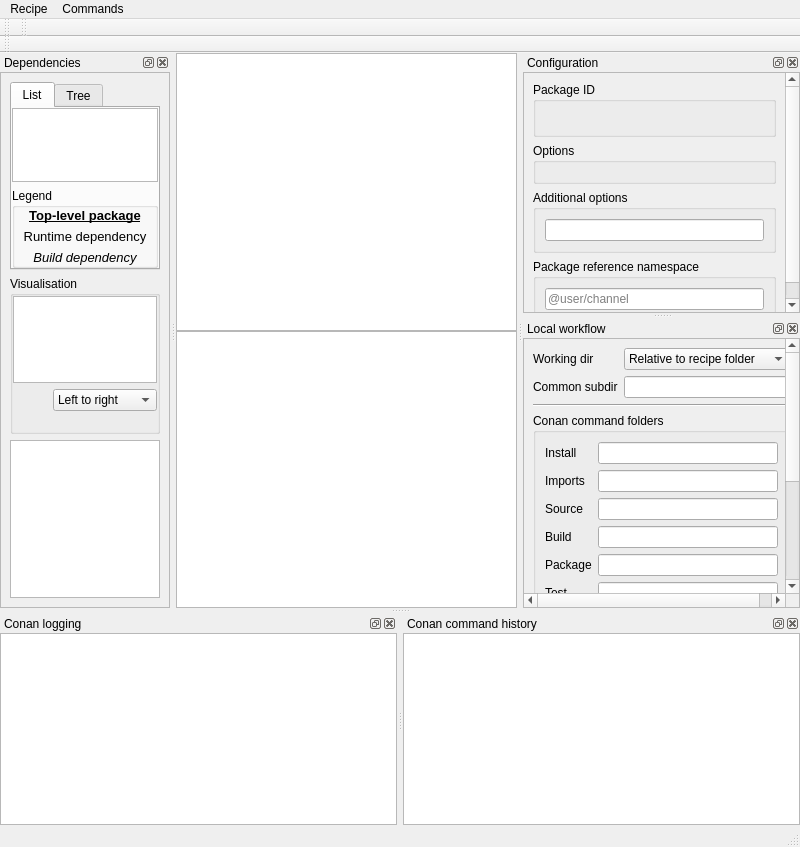
<?xml version="1.0" encoding="UTF-8"?>
<ui version="4.0">
 <class>RecipeWindow</class>
 <widget class="QMainWindow" name="RecipeWindow">
  <property name="geometry">
   <rect>
    <x>0</x>
    <y>0</y>
    <width>800</width>
    <height>847</height>
   </rect>
  </property>
  <property name="windowTitle">
   <string>A recipe window</string>
  </property>
  <widget class="QWidget" name="centralwidget">
   <layout class="QVBoxLayout" name="verticalLayout_2">
    <property name="leftMargin">
     <number>0</number>
    </property>
    <property name="topMargin">
     <number>0</number>
    </property>
    <property name="rightMargin">
     <number>0</number>
    </property>
    <property name="bottomMargin">
     <number>0</number>
    </property>
    <item>
     <layout class="QVBoxLayout" name="verticalLayout">
      <item>
       <widget class="QTabWidget" name="pane_tabs">
        <property name="usesScrollButtons">
         <bool>true</bool>
        </property>
        <property name="documentMode">
         <bool>true</bool>
        </property>
        <property name="tabsClosable">
         <bool>true</bool>
        </property>
        <property name="movable">
         <bool>true</bool>
        </property>
        <property name="tabBarAutoHide">
         <bool>true</bool>
        </property>
        <widget class="QWidget" name="default_panes_tab">
         <attribute name="title">
          <string>Default</string>
         </attribute>
         <layout class="QVBoxLayout" name="verticalLayout_18">
          <property name="leftMargin">
           <number>0</number>
          </property>
          <property name="topMargin">
           <number>0</number>
          </property>
          <property name="rightMargin">
           <number>0</number>
          </property>
          <property name="bottomMargin">
           <number>0</number>
          </property>
          <item>
           <widget class="QSplitter" name="paneSplitter">
            <property name="lineWidth">
             <number>0</number>
            </property>
            <property name="orientation">
             <enum>Qt::Orientation::Vertical</enum>
            </property>
            <property name="handleWidth">
             <number>0</number>
            </property>
            <property name="childrenCollapsible">
             <bool>false</bool>
            </property>
            <widget class="QPlainTextEdit" name="outputPane">
             <property name="contextMenuPolicy">
              <enum>Qt::ContextMenuPolicy::CustomContextMenu</enum>
             </property>
             <property name="undoRedoEnabled">
              <bool>false</bool>
             </property>
             <property name="readOnly">
              <bool>true</bool>
             </property>
            </widget>
            <widget class="QPlainTextEdit" name="errorPane">
             <property name="contextMenuPolicy">
              <enum>Qt::ContextMenuPolicy::CustomContextMenu</enum>
             </property>
             <property name="undoRedoEnabled">
              <bool>false</bool>
             </property>
             <property name="readOnly">
              <bool>true</bool>
             </property>
            </widget>
           </widget>
          </item>
         </layout>
        </widget>
       </widget>
      </item>
     </layout>
    </item>
   </layout>
  </widget>
  <widget class="QStatusBar" name="statusbar"/>
  <widget class="RecipeBehaviourToolbar" name="behaviourToolbar">
   <property name="windowTitle">
    <string>Recipe behaviours</string>
   </property>
   <attribute name="toolBarArea">
    <enum>TopToolBarArea</enum>
   </attribute>
   <attribute name="toolBarBreak">
    <bool>false</bool>
   </attribute>
  </widget>
  <widget class="RecipeCommandToolbar" name="commandToolbar">
   <property name="windowTitle">
    <string>Recipe commands</string>
   </property>
   <attribute name="toolBarArea">
    <enum>TopToolBarArea</enum>
   </attribute>
   <attribute name="toolBarBreak">
    <bool>false</bool>
   </attribute>
  </widget>
  <widget class="BuildFeaturesToolbar" name="buildFeaturesToolbar">
   <property name="windowTitle">
    <string>Build features</string>
   </property>
   <attribute name="toolBarArea">
    <enum>TopToolBarArea</enum>
   </attribute>
   <attribute name="toolBarBreak">
    <bool>true</bool>
   </attribute>
  </widget>
  <widget class="QMenuBar" name="menuBar">
   <property name="geometry">
    <rect>
     <x>0</x>
     <y>0</y>
     <width>800</width>
     <height>43</height>
    </rect>
   </property>
   <widget class="QMenu" name="menuRecipe">
    <property name="title">
     <string>Recipe</string>
    </property>
    <property name="toolTipsVisible">
     <bool>true</bool>
    </property>
    <addaction name="actionOpen_recipe_in_editor"/>
    <addaction name="actionOpen_recipe_folder"/>
    <addaction name="actionCopy_recipe_folder_to_clipboard"/>
    <addaction name="separator"/>
    <addaction name="actionOpen_another_version"/>
    <addaction name="separator"/>
    <addaction name="actionManage_associated_local_cache"/>
    <addaction name="separator"/>
    <addaction name="actionReload"/>
    <addaction name="separator"/>
    <addaction name="actionClose"/>
   </widget>
   <widget class="QMenu" name="menuCommands">
    <property name="title">
     <string>Commands</string>
    </property>
    <property name="toolTipsVisible">
     <bool>true</bool>
    </property>
    <widget class="QMenu" name="menuLocal_workflow">
     <property name="title">
      <string>Local workflow</string>
     </property>
     <property name="toolTipsVisible">
      <bool>true</bool>
     </property>
     <widget class="QMenu" name="menuCMake">
      <property name="title">
       <string>CMake</string>
      </property>
      <addaction name="actionCMakeBuildToolCommand"/>
      <addaction name="actionCMakeBuildToolVerboseCommand"/>
      <addaction name="actionCMakeRemoveCacheCommand"/>
     </widget>
     <addaction name="actionInstallCommand"/>
     <addaction name="actionInstallUpdateCommand"/>
     <addaction name="actionImportsCommand"/>
     <addaction name="actionSourceCommand"/>
     <addaction name="actionBuildCommand"/>
     <addaction name="actionPackageCommand"/>
     <addaction name="actionExportPackageCommand"/>
     <addaction name="actionTestCommand"/>
     <addaction name="menuCMake"/>
    </widget>
    <addaction name="actionCreateCommand"/>
    <addaction name="actionCreateUpdateCommand"/>
    <addaction name="separator"/>
    <addaction name="menuLocal_workflow"/>
    <addaction name="separator"/>
    <addaction name="actionRemovePackageCommand"/>
    <addaction name="separator"/>
    <addaction name="actionCancelCommand"/>
   </widget>
   <addaction name="menuRecipe"/>
   <addaction name="menuCommands"/>
  </widget>
  <widget class="QDockWidget" name="conanLogDock">
   <property name="enabled">
    <bool>true</bool>
   </property>
   <property name="floating">
    <bool>false</bool>
   </property>
   <property name="windowTitle">
    <string>Conan logging</string>
   </property>
   <attribute name="dockWidgetArea">
    <number>8</number>
   </attribute>
   <widget class="QWidget" name="dockWidgetContents">
    <layout class="QVBoxLayout" name="verticalLayout_3">
     <property name="leftMargin">
      <number>0</number>
     </property>
     <property name="topMargin">
      <number>0</number>
     </property>
     <property name="rightMargin">
      <number>0</number>
     </property>
     <property name="bottomMargin">
      <number>0</number>
     </property>
     <item>
      <widget class="QPlainTextEdit" name="conanLog"/>
     </item>
    </layout>
   </widget>
  </widget>
  <widget class="QDockWidget" name="conanCommandsDock">
   <property name="windowTitle">
    <string>Conan command history</string>
   </property>
   <attribute name="dockWidgetArea">
    <number>8</number>
   </attribute>
   <widget class="QWidget" name="dockWidgetContents_2">
    <layout class="QVBoxLayout" name="verticalLayout_4">
     <property name="leftMargin">
      <number>0</number>
     </property>
     <property name="topMargin">
      <number>0</number>
     </property>
     <property name="rightMargin">
      <number>0</number>
     </property>
     <property name="bottomMargin">
      <number>0</number>
     </property>
     <item>
      <widget class="RecipeCommandHistoryWidget" name="conanCommandHistory">
       <property name="contextMenuPolicy">
        <enum>Qt::ContextMenuPolicy::CustomContextMenu</enum>
       </property>
       <property name="editTriggers">
        <set>QAbstractItemView::EditTrigger::NoEditTriggers</set>
       </property>
       <property name="alternatingRowColors">
        <bool>true</bool>
       </property>
      </widget>
     </item>
    </layout>
   </widget>
  </widget>
  <widget class="QDockWidget" name="conanConfigureDock">
   <property name="windowTitle">
    <string>Configuration</string>
   </property>
   <attribute name="dockWidgetArea">
    <number>2</number>
   </attribute>
   <widget class="QWidget" name="dockWidgetContents_3">
    <layout class="QVBoxLayout" name="verticalLayout_5">
     <property name="leftMargin">
      <number>0</number>
     </property>
     <property name="topMargin">
      <number>0</number>
     </property>
     <property name="rightMargin">
      <number>0</number>
     </property>
     <property name="bottomMargin">
      <number>0</number>
     </property>
     <item>
      <widget class="QScrollArea" name="scrollArea_2">
       <property name="widgetResizable">
        <bool>true</bool>
       </property>
       <widget class="QWidget" name="scrollAreaWidgetContents_2">
        <property name="geometry">
         <rect>
          <x>0</x>
          <y>0</y>
          <width>327</width>
          <height>281</height>
         </rect>
        </property>
        <layout class="QVBoxLayout" name="verticalLayout_13">
         <item>
          <widget class="QGroupBox" name="groupBox_7">
           <property name="title">
            <string>Package ID</string>
           </property>
           <layout class="QVBoxLayout" name="verticalLayout_17">
            <item>
             <widget class="QLabel" name="configurePackageId">
              <property name="contextMenuPolicy">
               <enum>Qt::ContextMenuPolicy::CustomContextMenu</enum>
              </property>
              <property name="text">
               <string/>
              </property>
              <property name="alignment">
               <set>Qt::AlignmentFlag::AlignCenter</set>
              </property>
             </widget>
            </item>
           </layout>
          </widget>
         </item>
         <item>
          <widget class="QGroupBox" name="configureOptionsBox">
           <property name="title">
            <string>Options</string>
           </property>
           <layout class="QGridLayout" name="optionsLayout"/>
          </widget>
         </item>
         <item>
          <widget class="QGroupBox" name="groupBox">
           <property name="toolTip">
            <string>A comma separated list of &lt;pkg&gt;:&lt;option&gt;=&lt;value&gt;</string>
           </property>
           <property name="title">
            <string>Additional options</string>
           </property>
           <layout class="QVBoxLayout" name="verticalLayout_20">
            <item>
             <widget class="QLineEdit" name="configureAdditionalOptions"/>
            </item>
           </layout>
          </widget>
         </item>
         <item>
          <widget class="QGroupBox" name="groupBox_2">
           <property name="title">
            <string>Package reference namespace</string>
           </property>
           <layout class="QVBoxLayout" name="verticalLayout_19">
            <item>
             <widget class="QLineEdit" name="configurePkgRefNamespace">
              <property name="placeholderText">
               <string>@user/channel</string>
              </property>
             </widget>
            </item>
           </layout>
          </widget>
         </item>
         <item>
          <spacer name="verticalSpacer">
           <property name="orientation">
            <enum>Qt::Orientation::Vertical</enum>
           </property>
           <property name="sizeHint" stdset="0">
            <size>
             <width>20</width>
             <height>40</height>
            </size>
           </property>
          </spacer>
         </item>
        </layout>
       </widget>
      </widget>
     </item>
    </layout>
   </widget>
  </widget>
  <widget class="QDockWidget" name="conanLocalWorkflowDock">
   <property name="windowTitle">
    <string>Local workflow</string>
   </property>
   <attribute name="dockWidgetArea">
    <number>2</number>
   </attribute>
   <widget class="QWidget" name="dockWidgetContents_4">
    <layout class="QVBoxLayout" name="verticalLayout_6">
     <property name="leftMargin">
      <number>0</number>
     </property>
     <property name="topMargin">
      <number>0</number>
     </property>
     <property name="rightMargin">
      <number>0</number>
     </property>
     <property name="bottomMargin">
      <number>0</number>
     </property>
     <item>
      <widget class="QScrollArea" name="scrollArea">
       <property name="widgetResizable">
        <bool>true</bool>
       </property>
       <widget class="QWidget" name="scrollAreaWidgetContents">
        <property name="geometry">
         <rect>
          <x>0</x>
          <y>0</y>
          <width>327</width>
          <height>535</height>
         </rect>
        </property>
        <layout class="QVBoxLayout" name="verticalLayout_12">
         <item>
          <layout class="QGridLayout" name="gridLayout_3">
           <item row="0" column="0">
            <widget class="QLabel" name="label_7">
             <property name="text">
              <string>Working dir</string>
             </property>
            </widget>
           </item>
           <item row="0" column="1">
            <widget class="QComboBox" name="localWorkflowCwd">
             <item>
              <property name="text">
               <string>Relative to recipe folder</string>
              </property>
             </item>
             <item>
              <property name="text">
               <string>Relative to git workspace</string>
              </property>
             </item>
            </widget>
           </item>
           <item row="1" column="0">
            <widget class="QLabel" name="label_10">
             <property name="text">
              <string>Common subdir</string>
             </property>
            </widget>
           </item>
           <item row="1" column="1">
            <widget class="QLineEdit" name="localWorkflowCommonSubdir"/>
           </item>
          </layout>
         </item>
         <item>
          <widget class="Line" name="line">
           <property name="orientation">
            <enum>Qt::Orientation::Horizontal</enum>
           </property>
          </widget>
         </item>
         <item>
          <widget class="QGroupBox" name="groupBox_4">
           <property name="title">
            <string>Conan command folders</string>
           </property>
           <layout class="QVBoxLayout" name="verticalLayout_11">
            <item>
             <layout class="QGridLayout" name="gridLayout">
              <item row="3" column="0">
               <widget class="QLabel" name="label">
                <property name="text">
                 <string>Install</string>
                </property>
               </widget>
              </item>
              <item row="4" column="1">
               <widget class="QLineEdit" name="localWorkflowImportsFolder"/>
              </item>
              <item row="8" column="0">
               <widget class="QLabel" name="label_5">
                <property name="text">
                 <string>Test</string>
                </property>
               </widget>
              </item>
              <item row="4" column="0">
               <widget class="QLabel" name="label_6">
                <property name="text">
                 <string>Imports</string>
                </property>
               </widget>
              </item>
              <item row="8" column="1">
               <widget class="QLineEdit" name="localWorkflowTestFolder"/>
              </item>
              <item row="9" column="0" colspan="2">
               <widget class="QPushButton" name="localWorkflowExpressionEditor">
                <property name="text">
                 <string>Expression editor...</string>
                </property>
               </widget>
              </item>
              <item row="5" column="1">
               <widget class="QLineEdit" name="localWorkflowSourceFolder"/>
              </item>
              <item row="3" column="1">
               <widget class="QLineEdit" name="localWorkflowInstallFolder"/>
              </item>
              <item row="7" column="0">
               <widget class="QLabel" name="label_4">
                <property name="text">
                 <string>Package</string>
                </property>
               </widget>
              </item>
              <item row="6" column="1">
               <widget class="QLineEdit" name="localWorkflowBuildFolder"/>
              </item>
              <item row="7" column="1">
               <widget class="QLineEdit" name="localWorkflowPackageFolder"/>
              </item>
              <item row="6" column="0">
               <widget class="QLabel" name="label_3">
                <property name="text">
                 <string>Build</string>
                </property>
               </widget>
              </item>
              <item row="5" column="0">
               <widget class="QLabel" name="label_2">
                <property name="text">
                 <string>Source</string>
                </property>
               </widget>
              </item>
             </layout>
            </item>
           </layout>
          </widget>
         </item>
         <item>
          <widget class="Line" name="line_2">
           <property name="orientation">
            <enum>Qt::Orientation::Horizontal</enum>
           </property>
          </widget>
         </item>
         <item>
          <widget class="QGroupBox" name="groupBox_3">
           <property name="title">
            <string>Presets</string>
           </property>
           <layout class="QVBoxLayout" name="verticalLayout_10">
            <item>
             <widget class="QPushButton" name="localWorkflowClearAll">
              <property name="text">
               <string>Clear all</string>
              </property>
             </widget>
            </item>
            <item>
             <widget class="QPushButton" name="localWorkflowCommonBuildFolder">
              <property name="text">
               <string>Common 'build' folder</string>
              </property>
             </widget>
            </item>
            <item>
             <widget class="QPushButton" name="localWorkflowProfileAndVersionBasedSubdirs">
              <property name="text">
               <string>Profile and version specific subfolders</string>
              </property>
             </widget>
            </item>
           </layout>
          </widget>
         </item>
         <item>
          <spacer name="verticalSpacer_2">
           <property name="orientation">
            <enum>Qt::Orientation::Vertical</enum>
           </property>
           <property name="sizeHint" stdset="0">
            <size>
             <width>20</width>
             <height>40</height>
            </size>
           </property>
          </spacer>
         </item>
        </layout>
       </widget>
      </widget>
     </item>
    </layout>
   </widget>
  </widget>
  <widget class="QDockWidget" name="conanDependencyDock">
   <property name="windowTitle">
    <string>Dependencies</string>
   </property>
   <attribute name="dockWidgetArea">
    <number>1</number>
   </attribute>
   <widget class="QWidget" name="dockWidgetContents_5">
    <layout class="QVBoxLayout" name="verticalLayout_7">
     <property name="leftMargin">
      <number>0</number>
     </property>
     <property name="topMargin">
      <number>0</number>
     </property>
     <property name="rightMargin">
      <number>0</number>
     </property>
     <property name="bottomMargin">
      <number>0</number>
     </property>
     <item>
      <widget class="QScrollArea" name="scrollArea_3">
       <property name="widgetResizable">
        <bool>true</bool>
       </property>
       <widget class="QWidget" name="scrollAreaWidgetContents_3">
        <property name="geometry">
         <rect>
          <x>0</x>
          <y>0</y>
          <width>214</width>
          <height>512</height>
         </rect>
        </property>
        <layout class="QVBoxLayout" name="verticalLayout_14">
         <item>
          <widget class="QTabWidget" name="dependentsTabs">
           <property name="currentIndex">
            <number>0</number>
           </property>
           <property name="tabBarAutoHide">
            <bool>true</bool>
           </property>
           <widget class="QWidget" name="tab_2">
            <attribute name="title">
             <string>List</string>
            </attribute>
            <layout class="QVBoxLayout" name="verticalLayout_8">
             <property name="leftMargin">
              <number>0</number>
             </property>
             <property name="topMargin">
              <number>0</number>
             </property>
             <property name="rightMargin">
              <number>0</number>
             </property>
             <property name="bottomMargin">
              <number>0</number>
             </property>
             <item>
              <widget class="QListView" name="dependenciesPackageList">
               <property name="contextMenuPolicy">
                <enum>Qt::ContextMenuPolicy::CustomContextMenu</enum>
               </property>
               <property name="sizeAdjustPolicy">
                <enum>QAbstractScrollArea::SizeAdjustPolicy::AdjustToContents</enum>
               </property>
               <property name="editTriggers">
                <set>QAbstractItemView::EditTrigger::NoEditTriggers</set>
               </property>
              </widget>
             </item>
             <item>
              <widget class="QGroupBox" name="groupBox_5">
               <property name="title">
                <string>Legend</string>
               </property>
               <layout class="QVBoxLayout" name="verticalLayout_15">
                <property name="leftMargin">
                 <number>0</number>
                </property>
                <property name="topMargin">
                 <number>0</number>
                </property>
                <property name="rightMargin">
                 <number>0</number>
                </property>
                <property name="bottomMargin">
                 <number>0</number>
                </property>
                <item>
                 <widget class="QLabel" name="label_11">
                  <property name="font">
                   <font>
                    <pointsize>10</pointsize>
                    <bold>true</bold>
                    <underline>true</underline>
                   </font>
                  </property>
                  <property name="text">
                   <string>Top-level package</string>
                  </property>
                  <property name="alignment">
                   <set>Qt::AlignmentFlag::AlignCenter</set>
                  </property>
                 </widget>
                </item>
                <item>
                 <widget class="QLabel" name="label_12">
                  <property name="font">
                   <font>
                    <pointsize>10</pointsize>
                   </font>
                  </property>
                  <property name="text">
                   <string>Runtime dependency</string>
                  </property>
                  <property name="alignment">
                   <set>Qt::AlignmentFlag::AlignCenter</set>
                  </property>
                 </widget>
                </item>
                <item>
                 <widget class="QLabel" name="label_13">
                  <property name="font">
                   <font>
                    <pointsize>10</pointsize>
                    <italic>true</italic>
                   </font>
                  </property>
                  <property name="text">
                   <string>Build dependency</string>
                  </property>
                  <property name="alignment">
                   <set>Qt::AlignmentFlag::AlignCenter</set>
                  </property>
                 </widget>
                </item>
               </layout>
              </widget>
             </item>
            </layout>
           </widget>
           <widget class="QWidget" name="tab">
            <attribute name="title">
             <string>Tree</string>
            </attribute>
            <layout class="QVBoxLayout" name="verticalLayout_9">
             <item>
              <widget class="QTreeView" name="dependenciesPackageTree">
               <property name="sizeAdjustPolicy">
                <enum>QAbstractScrollArea::SizeAdjustPolicy::AdjustToContents</enum>
               </property>
              </widget>
             </item>
            </layout>
           </widget>
          </widget>
         </item>
         <item>
          <widget class="QGroupBox" name="groupBox_6">
           <property name="title">
            <string>Visualisation</string>
           </property>
           <layout class="QVBoxLayout" name="verticalLayout_16">
            <property name="leftMargin">
             <number>0</number>
            </property>
            <property name="topMargin">
             <number>0</number>
            </property>
            <property name="rightMargin">
             <number>0</number>
            </property>
            <property name="bottomMargin">
             <number>20</number>
            </property>
            <item>
             <widget class="DependencyView" name="dependencyView">
              <property name="sizeAdjustPolicy">
               <enum>QAbstractScrollArea::SizeAdjustPolicy::AdjustToContents</enum>
              </property>
             </widget>
            </item>
            <item>
             <layout class="QHBoxLayout" name="horizontalLayout">
              <item>
               <spacer name="horizontalSpacer">
                <property name="orientation">
                 <enum>Qt::Orientation::Horizontal</enum>
                </property>
                <property name="sizeHint" stdset="0">
                 <size>
                  <width>40</width>
                  <height>20</height>
                 </size>
                </property>
               </spacer>
              </item>
              <item>
               <widget class="QComboBox" name="dependency_rankdir">
                <item>
                 <property name="text">
                  <string>Left to right</string>
                 </property>
                </item>
                <item>
                 <property name="text">
                  <string>Top to bottom</string>
                 </property>
                </item>
               </widget>
              </item>
             </layout>
            </item>
           </layout>
          </widget>
         </item>
         <item>
          <widget class="QPlainTextEdit" name="dependentsLog">
           <property name="contextMenuPolicy">
            <enum>Qt::ContextMenuPolicy::CustomContextMenu</enum>
           </property>
           <property name="sizeAdjustPolicy">
            <enum>QAbstractScrollArea::SizeAdjustPolicy::AdjustToContents</enum>
           </property>
           <property name="undoRedoEnabled">
            <bool>false</bool>
           </property>
           <property name="readOnly">
            <bool>true</bool>
           </property>
          </widget>
         </item>
        </layout>
       </widget>
      </widget>
     </item>
    </layout>
   </widget>
  </widget>
  <action name="actionCreateCommand">
   <property name="text">
    <string>Create package in local cache</string>
   </property>
  </action>
  <action name="actionCreateUpdateCommand">
   <property name="text">
    <string>Create package in local cache with latest dependencies</string>
   </property>
  </action>
  <action name="actionImportsCommand">
   <property name="text">
    <string>Import files from dependents</string>
   </property>
  </action>
  <action name="actionInstallCommand">
   <property name="text">
    <string>Download dependencies and configure</string>
   </property>
  </action>
  <action name="actionInstallUpdateCommand">
   <property name="text">
    <string>Download latest dependencies and configure</string>
   </property>
  </action>
  <action name="actionSourceCommand">
   <property name="text">
    <string>Get source code</string>
   </property>
  </action>
  <action name="actionBuildCommand">
   <property name="text">
    <string>Build source</string>
   </property>
  </action>
  <action name="actionPackageCommand">
   <property name="text">
    <string>Make local package</string>
   </property>
  </action>
  <action name="actionExportPackageCommand">
   <property name="text">
    <string>Export package to local cache</string>
   </property>
  </action>
  <action name="actionTestCommand">
   <property name="text">
    <string>Test package in local cache</string>
   </property>
  </action>
  <action name="actionCancelCommand">
   <property name="text">
    <string>Cancel running command</string>
   </property>
  </action>
  <action name="actionRemovePackageCommand">
   <property name="text">
    <string>Remove package from local cache</string>
   </property>
  </action>
  <action name="actionCMakeBuildToolCommand">
   <property name="text">
    <string>Run CMake build tool</string>
   </property>
  </action>
  <action name="actionCMakeBuildToolVerboseCommand">
   <property name="text">
    <string>Run CMake build tool (verbose)</string>
   </property>
  </action>
  <action name="actionCMakeRemoveCacheCommand">
   <property name="text">
    <string>Delete CMake cache</string>
   </property>
  </action>
  <action name="actionOpen_another_version">
   <property name="text">
    <string>Open another version of this recipe...</string>
   </property>
   <property name="toolTip">
    <string>Open another version of this recipe</string>
   </property>
  </action>
  <action name="actionManage_associated_local_cache">
   <property name="text">
    <string>Manage associated local cache...</string>
   </property>
  </action>
  <action name="actionClose">
   <property name="text">
    <string>Close</string>
   </property>
  </action>
  <action name="actionOpen_recipe_in_editor">
   <property name="text">
    <string>Open recipe in editor...</string>
   </property>
   <property name="toolTip">
    <string>Open recipe in editor set in preferences</string>
   </property>
  </action>
  <action name="actionOpen_recipe_folder">
   <property name="text">
    <string>Open recipe folder...</string>
   </property>
  </action>
  <action name="actionCopy_recipe_folder_to_clipboard">
   <property name="text">
    <string>Copy recipe folder to clipboard</string>
   </property>
   <property name="toolTip">
    <string>Copy recipe folder to clipboard</string>
   </property>
  </action>
  <action name="actionReload">
   <property name="text">
    <string>Reload</string>
   </property>
  </action>
 </widget>
 <customwidgets>
  <customwidget>
   <class>RecipeBehaviourToolbar</class>
   <extends>QToolBar</extends>
   <header>cruiz/recipe/toolbars/behaviour.h</header>
  </customwidget>
  <customwidget>
   <class>RecipeCommandToolbar</class>
   <extends>QToolBar</extends>
   <header>cruiz/recipe/toolbars/command.h</header>
  </customwidget>
  <customwidget>
   <class>RecipeCommandHistoryWidget</class>
   <extends>QListWidget</extends>
   <header>cruiz/recipe/logs/command.h</header>
  </customwidget>
  <customwidget>
   <class>BuildFeaturesToolbar</class>
   <extends>QToolBar</extends>
   <header>cruiz/recipe/toolbars/buildfeatures.h</header>
  </customwidget>
  <customwidget>
   <class>DependencyView</class>
   <extends>QGraphicsView</extends>
   <header>cruiz/recipe/dependencyview.h</header>
  </customwidget>
 </customwidgets>
 <resources/>
 <connections/>
</ui>
